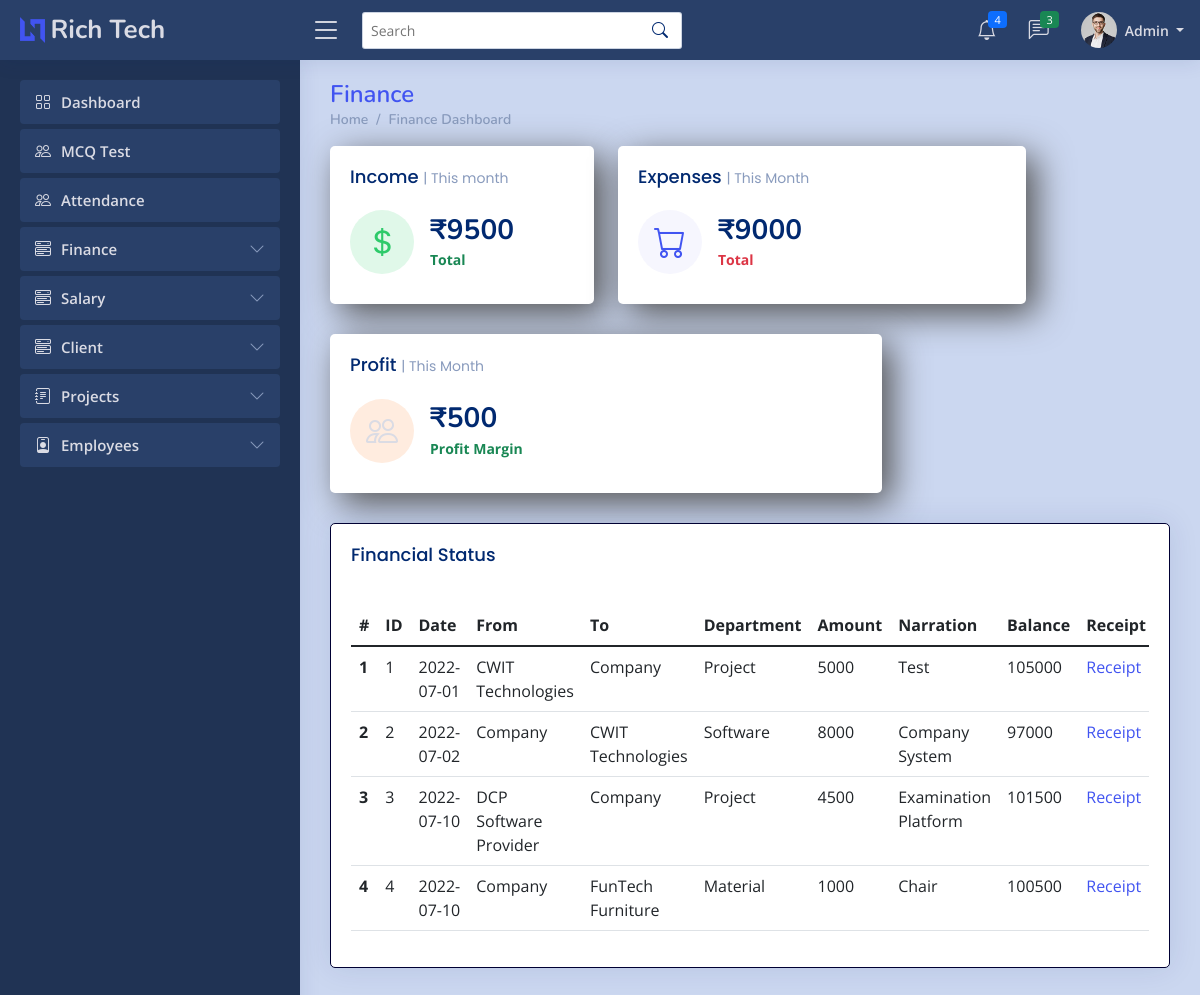
/admin/finance.php (signed in), run on an earlier commit of the app's database.
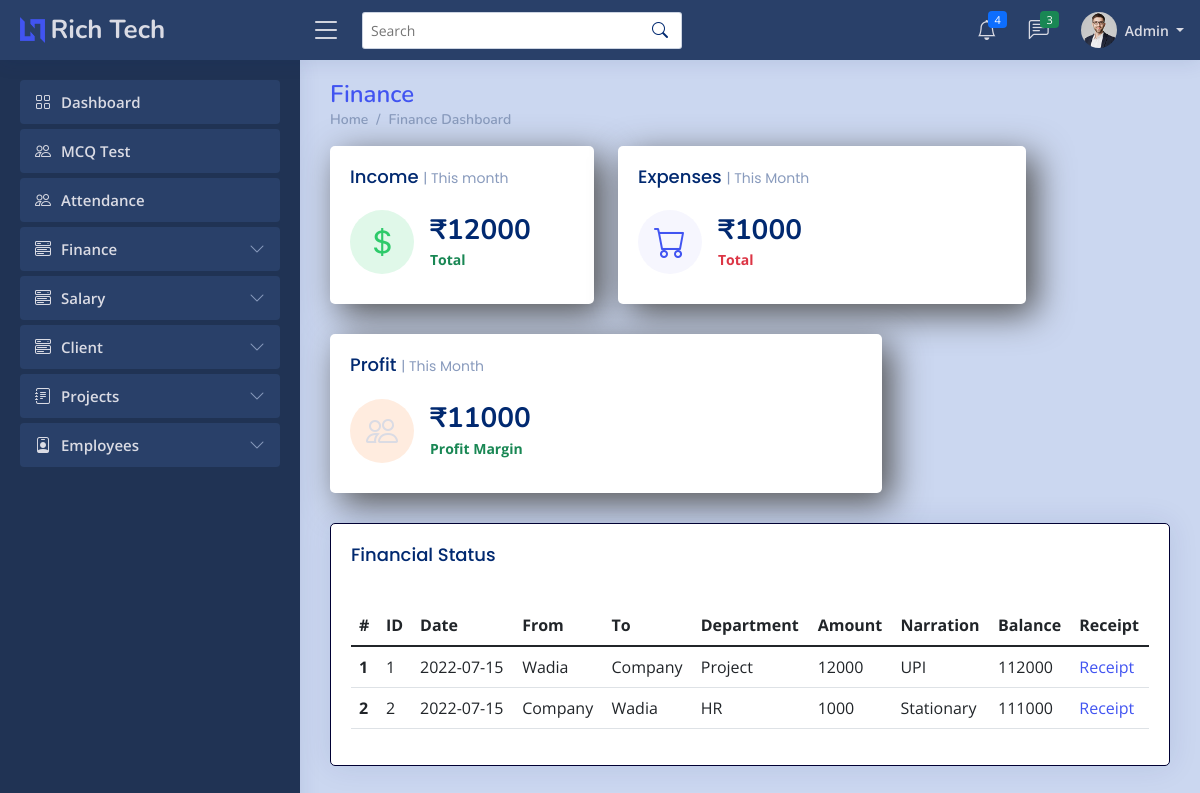
And on a later commit of the database.
### tables this page shows
CREATE TABLE `financet` (
  `Id` int(11) NOT NULL,
  `ddate` date NOT NULL,
  `ffrom` varchar(255) NOT NULL,
  `tto` varchar(255) NOT NULL,
  `amt` int(7) NOT NULL,
  `narration` varchar(255) NOT NULL,
  `deptname` varchar(255) NOT NULL,
  `ffile` longblob NOT NULL
);

### admin/finance.php (the view, shortened to what the changed rows need)
<?php
    if ($_SESSION['erole']=="admin"){
?>
<!DOCTYPE html>
<html lang="en">
<head>
  <link href="../assets/vendor/bootstrap/css/bootstrap.min.css" rel="stylesheet">
  <link rel="stylesheet" href="../assets/vendor/bootstrap-icons/bootstrap-icons.css?v=<?php echo time(); ?>">
  <link href="../assets/vendor/boxicons/css/boxicons.min.css" rel="stylesheet">
  <link href="../assets/vendor/quill/quill.snow.css" rel="stylesheet">
  <link href="../assets/vendor/quill/quill.bubble.css" rel="stylesheet">
  <link href="../assets/vendor/remixicon/remixicon.css" rel="stylesheet">
  <link href="../assets/vendor/simple-datatables/style.css" rel="stylesheet">
  <link rel="stylesheet" href="../assets/css/style.css?v=<?php echo time(); ?>">
</head>
<body>
  <?php include 'imports/nav-admin.php'; ?>
  <main id="main" class="main">
    <div class="pagetitle">
      <h1><a href="payment.php">Finance</a></h1>
      <nav>
        <ol class="breadcrumb">
          <li class="breadcrumb-item"><a href="index.php">Home</a></li>
          <li class="breadcrumb-item active"><a href="finance.php">Finance Dashboard</a></li>
        </ol>
      </nav>
    </div>
    <section class="section">
    <section class="section dashboard">
      <div class="row">
        <div class="col-lg-12">
            <div class="row">
            <?php
                include '../imports/config.php';
                $conn = mysqli_connect($server_name, $username, $password, $database_name);
                $sql_query="SELECT sum(amt) FROM financet WHERE MONTH(ddate) = MONTH(CURDATE()) and tto='Company'";
                $result = mysqli_query($conn, $sql_query);
                $row = mysqli_fetch_array($result);
                $income = $row['sum(amt)'];
                $sql_query="SELECT sum(amt) FROM financet WHERE MONTH(ddate) = MONTH(CURDATE()) and ffrom='Company'";
                $result = mysqli_query($conn, $sql_query);
                $row = mysqli_fetch_array($result);
                $expenses = $row['sum(amt)'];
                $margin=$income-$expenses;
                if ($margin>0) {
                    $s="p";
                }else{
                    $s="l";
                }
            ?>
            <div class="col-xxl-4 col-md-4">
              <div class="fcard info-card revenue-card">
                <div class="card-body">
                  <h5 class="card-title">Income <span>| This month</span></h5>
                  <div class="d-flex align-items-center">
                    <div class="card-icon rounded-circle d-flex align-items-center justify-content-center">
                      <i class="bi bi-currency-dollar"></i>
                    </div>
                    <div class="ps-3">
                      <h6> <?php echo '₹', $income;  ?> </h6>
                      <span class="text-success small pt-1 fw-bold">Total </span>
                    </div>
                  </div>
                </div>
              </div>
            </div>
            <div class="col-xxl-4 col-md-6">
              <div class="fcard info-card sales-card">
                <div class="card-body">
                  <h5 class="card-title">Expenses <span>| This Month</span></h5>
                  <div class="d-flex align-items-center">
                    <div class="card-icon rounded-circle d-flex align-items-center justify-content-center">
                      <i class="bi bi-cart"></i>
                    </div>
                    <div class="ps-3">
                      <h6> <?php echo '₹',  $expenses ; ?> </h6>
                      <span class="text-danger small pt-1 fw-bold"> Total </span>
                    </div>
                  </div>
                </div>
              </div>
            </div>
            <div class="col-xxl-4 col-md-8">
              <div class="fcard info-card customers-card">
                <div class="card-body">
                  <h5 class="card-title"><?php if ($s=="p"){echo "Profit";}else{echo "Loss";}?> <span>| This Month</span></h5>
                  <div class="d-flex align-items-center">
                    <div class="card-icon rounded-circle d-flex align-items-center justify-content-center">
                      <i class="bi bi-people"></i>
                    </div>
                    <div class="ps-3">
                      <h6> <?php echo '₹', ($income-$expenses); ?></h6>
                      <?php
                            if ($s=="p"){
                                echo '<span class="text-success small pt-1 fw-bold">Profit Margin</span>';
                                }
                            else{
                                echo '<span class="text-danger small pt-1 fw-bold">Loss Margin</span>';
                            }
                      ?>
                    </div>
                  </div>
                </div>
              </div>
            </div>
      </div>
    </section>
      <div id="input" name="input" class="card">
        <div class="card-body">
          <h5 class="card-title">Financial Status</h5>
            <?php
                include '../imports/config.php';
                $conn=mysqli_connect($server_name,$username,$password,$database_name);
                $sql_query="SELECT * FROM financet";
                $records = mysqli_query($conn, $sql_query);
                $bal=100000;
                $n=1;
                $m=array();
                while($data = mysqli_fetch_array($records)){
                    $cid=$data['Id'];
                    $ddate=$data['ddate'];
                    $ffrom=$data['ffrom'];
                    $tto=$data['tto'];
                    $deptname=$data['deptname'];
                    $amt=$data['amt'];
                    $narration=$data['narration'];
                    if ($ffrom=="Company"){
                        $bal=$bal-$amt;
                    }
                    else{
                        $bal=$bal+$amt;
                    }
                    $m[$n]=array($cid,$ddate,$ffrom,$tto,$deptname,$amt,$narration,$bal);
                    $n++;
                }
                for($i=1;$i<=count($m);$i++){
                    if ($m[$i][4]=="Project"){
                        $t=$m[$i][2];
                        $sql_query="SELECT cname FROM clientt where Id=$t";
                        $records = mysqli_query($conn, $sql_query);
                        while($data = mysqli_fetch_array($records)){
                            $m[$i][2]=$data['cname'];
                        }
                    }
                }
                echo '<div class="table-responsive">';
                echo "<table class='table table-hover table-bordered table-striped'>";
                echo '<table class="table datatable">';
                    echo '<thead class="thead-dark">';
                        echo '<tr>';
                        echo '<th scope="col">#</th>';
                        echo '<th scope="col">ID</th>';
                        echo '<th scope="col">Date</th>';
                        echo '<th scope="col">From</th>';
                        echo '<th scope="col">To</th>';
                        echo '<th scope="col">Department</th>';
                        echo '<th scope="col">Amount</th>';
                        echo '<th scope="col">Narration</th>';
                        echo '<th scope="col">Balance</th>';
                        echo '<th scope="col">Receipt</th>';
                        echo '</tr>';
                    echo '</thead>';
                    echo '<tbody>';
                    for ($i=1;$i<=count($m);$i++){
                        echo '<tr>';
                            echo '<th scope="row">'.$i.'</th>';
                            echo '<td>'.$m[$i][0].'</td>';
                            echo '<td>'.$m[$i][1].'</td>';
                            echo '<td>'.$m[$i][2].'</td>';
                            echo '<td>'.$m[$i][3].'</td>';
                            echo '<td>'.$m[$i][4].'</td>';
                            echo '<td>'.$m[$i][5].'</td>';
                            echo '<td>'.$m[$i][6].'</td>';
                            echo '<td>'.$m[$i][7].'</td>';
                            echo '<td><a href="invoice-client.php?projid='.$i.'" target="_blank">Receipt</a></td>';
                        echo '</tr>';
                    }
                    echo '</tbody>
                    </table>';
                echo '</div>';
            ?>
        </div>
      </div>
    </section>
  </main>
</body>
</html>
<?php
        }
        else{
            ob_start();
            header('Location: '.'../index.php');
            ob_end_flush();
            die();
        }
    ?>

What changed in the data, as far as the page shows it:
removed financet: Id "3", ddate "2022-07-10", i "DCP Software Provider", tto "Company", deptname "Project", amt "4500", narration "Examination Platform", i "101500"
removed financet: Id "4", ddate "2022-07-10", ffrom "Company", tto "FunTech Furniture", deptname "Material", amt "1000", narration "Chair", i "100500"
changed financet "Project": ddate "2022-07-01" → "2022-07-15"; i "CWIT Technologies" → "Wadia"; amt "5000" → "12000"; narration "Test" → "UPI"; i "105000" → "112000"
changed financet id 2: ddate "2022-07-02" → "2022-07-15"; tto "CWIT Technologies" → "Wadia"; deptname "Software" → "HR"; amt "8000" → "1000"; narration "Company System" → "Stationary"; i "97000" → "111000"
Also different on the page:
$income: "9500" → "12000"
$expenses: "9000" → "1000"
$income-$expenses: "500" → "11000"
